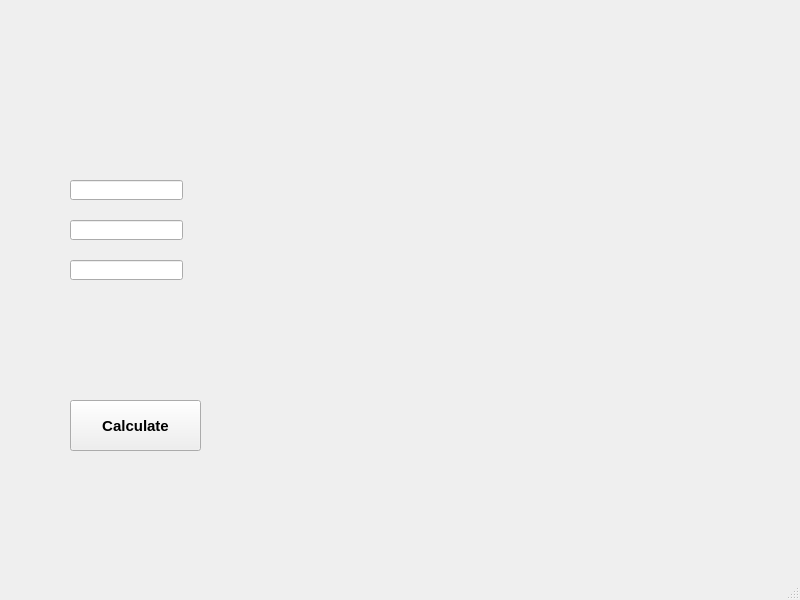
<?xml version="1.0" encoding="UTF-8"?>
<ui version="4.0">
 <class>MainWindow</class>
 <widget class="QMainWindow" name="MainWindow">
  <property name="geometry">
   <rect>
    <x>0</x>
    <y>0</y>
    <width>800</width>
    <height>600</height>
   </rect>
  </property>
  <property name="windowTitle">
   <string>MainWindow</string>
  </property>
  <widget class="QWidget" name="centralwidget">
   <widget class="QCustomPlot" name="customPlot" native="true">
    <property name="geometry">
     <rect>
      <x>269</x>
      <y>9</y>
      <width>521</width>
      <height>441</height>
     </rect>
    </property>
   </widget>
   <widget class="QPushButton" name="PushButton">
    <property name="geometry">
     <rect>
      <x>70</x>
      <y>400</y>
      <width>131</width>
      <height>51</height>
     </rect>
    </property>
    <property name="font">
     <font>
      <pointsize>11</pointsize>
      <weight>75</weight>
      <bold>true</bold>
     </font>
    </property>
    <property name="cursor">
     <cursorShape>PointingHandCursor</cursorShape>
    </property>
    <property name="text">
     <string>Calculate</string>
    </property>
   </widget>
   <widget class="QLineEdit" name="lineEditA">
    <property name="geometry">
     <rect>
      <x>70</x>
      <y>180</y>
      <width>113</width>
      <height>20</height>
     </rect>
    </property>
    <property name="tabletTracking">
     <bool>true</bool>
    </property>
    <property name="inputMask">
     <string/>
    </property>
    <property name="text">
     <string/>
    </property>
    <property name="maxLength">
     <number>32767</number>
    </property>
   </widget>
   <widget class="QLineEdit" name="lineEditB">
    <property name="geometry">
     <rect>
      <x>70</x>
      <y>220</y>
      <width>113</width>
      <height>20</height>
     </rect>
    </property>
    <property name="tabletTracking">
     <bool>true</bool>
    </property>
    <property name="inputMask">
     <string/>
    </property>
    <property name="text">
     <string/>
    </property>
    <property name="maxLength">
     <number>32767</number>
    </property>
   </widget>
   <widget class="QLineEdit" name="lineEditC">
    <property name="geometry">
     <rect>
      <x>70</x>
      <y>260</y>
      <width>113</width>
      <height>20</height>
     </rect>
    </property>
    <property name="tabletTracking">
     <bool>true</bool>
    </property>
    <property name="inputMask">
     <string/>
    </property>
    <property name="text">
     <string/>
    </property>
    <property name="maxLength">
     <number>32767</number>
    </property>
   </widget>
  </widget>
  <widget class="QMenuBar" name="menubar">
   <property name="geometry">
    <rect>
     <x>0</x>
     <y>0</y>
     <width>800</width>
     <height>21</height>
    </rect>
   </property>
  </widget>
  <widget class="QStatusBar" name="statusbar"/>
 </widget>
 <customwidgets>
  <customwidget>
   <class>QCustomPlot</class>
   <extends>QWidget</extends>
   <header>qcustomplot.h</header>
   <container>1</container>
  </customwidget>
 </customwidgets>
 <resources/>
 <connections/>
</ui>
